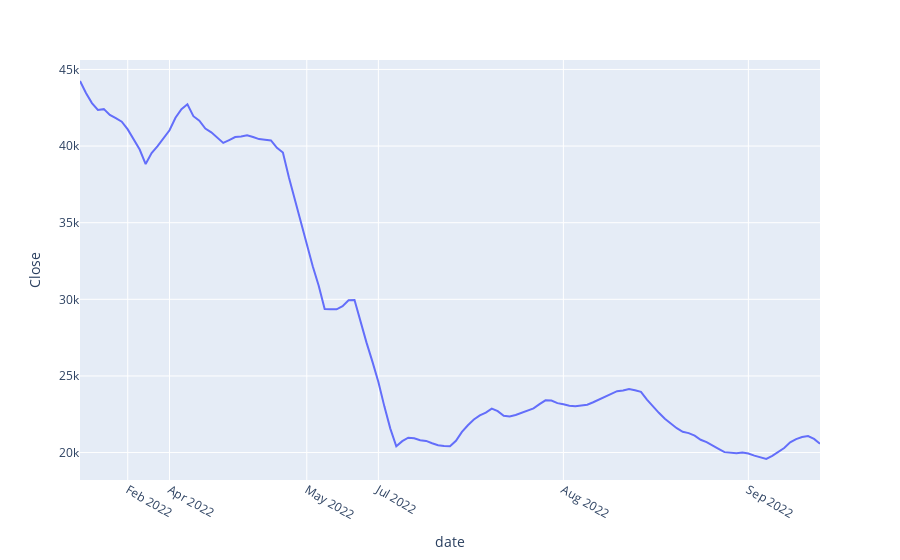

The notebook cell saved with this chart:
### Code cell
start_date = date(2022,1,1)
dt_breaks = [single_date for single_date in (start_date + timedelta(n) for n in range(365)) if single_date.strftime('%Y-%m-%d') not in df['date'].values.tolist()]
fig.update_xaxes(
rangebreaks=[dict(values=dt_breaks)] # hide dates with no values
)
